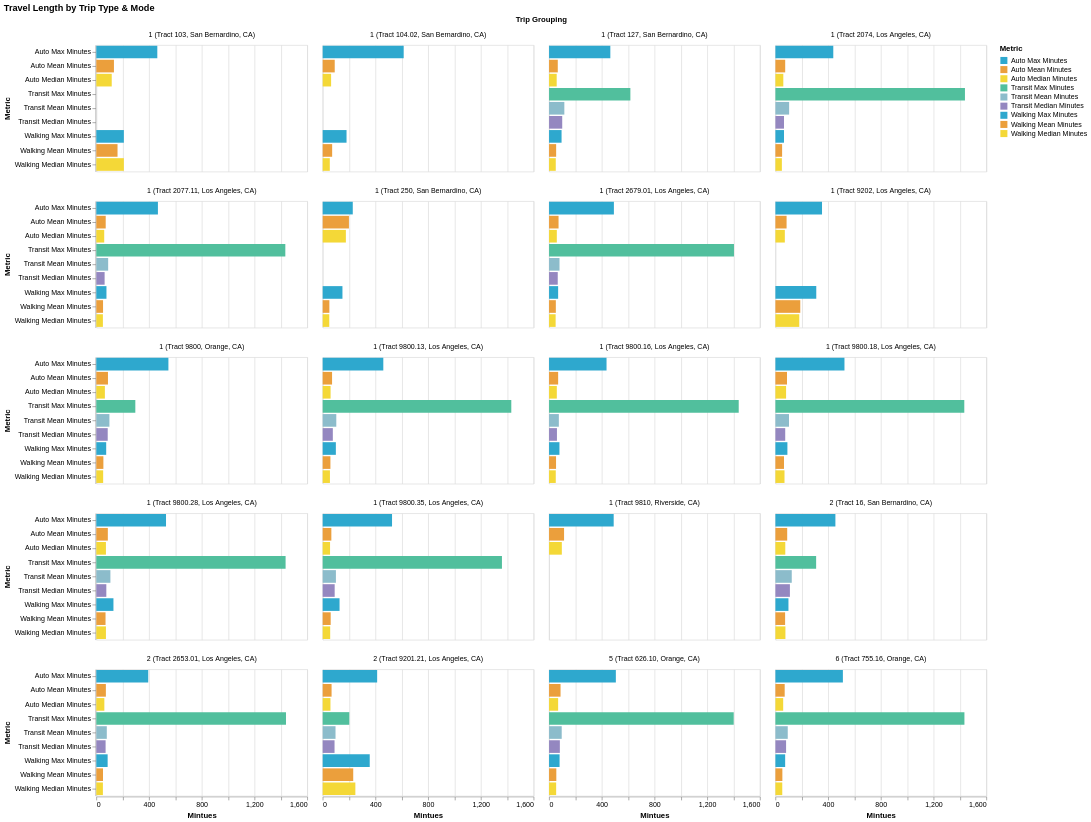

The cell this chart's notebook holds for it:
### Code cell
alt.Chart(summary_long_all_min).mark_bar().encode(
    x="Mintues:Q",
    y="Metric:O",
    color=alt.Color("Metric:N", scale=alt.Scale(range=cp.CALITP_CATEGORY_BRIGHT_COLORS)),
    # row="Trip Grouping:O",
    facet=alt.Facet('Trip Grouping:O').columns(4),
).properties(title="Travel Length by Trip Type & Mode")

### Figure 1 — Vega specification as saved in the notebook (floating-point values rounded to 4 significant figures; data arrays with more than 128 entries replaced by an {"elided": "..."} marker saying what was removed)
{"$schema": "https://vega.github.io/schema/vega/v5.json", "data": [{"name": "source_0", "values": {"elided": "162 records"}}, {"name": "facet_domain", "values": [{"Trip Grouping": "1 (Tract 127, San Bernardino, CA)", "count": 9}, {"Trip Grouping": "1 (Tract 9202, Los Angeles, CA)", "count": 6}, {"Trip Grouping": "1 (Tract 9800.28, Los Angeles, CA)", "count": 9}, {"Trip Grouping": "1 (Tract 2074, Los Angeles, CA)", "count": 9}, {"Trip Grouping": "1 (Tract 9800.16, Los Angeles, CA)", "count": 9}, {"Trip Grouping": "1 (Tract 103, San Bernardino, CA)", "count": 6}, {"Trip Grouping": "2 (Tract 9201.21, Los Angeles, CA)", "count": 9}, {"Trip Grouping": "1 (Tract 9800.35, Los Angeles, CA)", "count": 9}, {"Trip Grouping": "1 (Tract 250, San Bernardino, CA)", "count": 6}, {"Trip Grouping": "1 (Tract 104.02, San Bernardino, CA)", "count": 6}, {"Trip Grouping": "2 (Tract 16, San Bernardino, CA)", "count": 9}, {"Trip Grouping": "6 (Tract 755.16, Orange, CA)", "count": 9}, {"Trip Grouping": "1 (Tract 9800.13, Los Angeles, CA)", "count": 9}, {"Trip Grouping": "1 (Tract 2077.11, Los Angeles, CA)", "count": 9}, {"Trip Grouping": "5 (Tract 626.10, Orange, CA)", "count": 9}, {"Trip Grouping": "1 (Tract 9800.18, Los Angeles, CA)", "count": 9}, {"Trip Grouping": "1 (Tract 9800, Orange, CA)", "count": 9}, {"Trip Grouping": "1 (Tract 2679.01, Los Angeles, CA)", "count": 9}, {"Trip Grouping": "2 (Tract 2653.01, Los Angeles, CA)", "count": 9}, {"Trip Grouping": "1 (Tract 9810, Riverside, CA)", "count": 3}]}, {"name": "facet_domain_row", "values": [{"data": 0.0}, {"data": 1.0}, {"data": 2.0}, {"data": 3.0}, {"data": 4.0}]}, {"name": "facet_domain_column", "transform": [{"type": "sequence", "start": 0.0, "stop": {"signal": "min(length(data(\"facet_domain\")), 4)"}}]}, {"name": "source_0_y_domain_Metric", "values": [{"Metric": "Auto Mean Minutes"}, {"Metric": "Auto Median Minutes"}, {"Metric": "Auto Max Minutes"}, {"Metric": "Transit Mean Minutes"}, {"Metric": "Transit Median Minutes"}, {"Metric": "Transit Max Minutes"}, {"Metric": "Walking Mean Minutes"}, {"Metric": "Walking Median Minutes"}, {"Metric": "Walking Max Minutes"}]}, {"name": "source_0_color_domain_Metric", "values": [{"Metric": "Auto Mean Minutes"}, {"Metric": "Auto Median Minutes"}, {"Metric": "Auto Max Minutes"}, {"Metric": "Transit Mean Minutes"}, {"Metric": "Transit Median Minutes"}, {"Metric": "Transit Max Minutes"}, {"Metric": "Walking Mean Minutes"}, {"Metric": "Walking Median Minutes"}, {"Metric": "Walking Max Minutes"}]}], "signals": [{"name": "child_width", "value": 300}, {"name": "y_step", "value": 20}, {"name": "child_height", "update": "bandspace(domain('y').length, 0.1, 0.05) * y_step"}], "marks": [{"type": "group", "name": "facet-title", "title": {"text": "Trip Grouping", "offset": 10, "style": "guide-title"}, "role": "column-title"}, {"type": "group", "name": "row_header", "from": {"data": "facet_domain_row"}, "encode": {"update": {"height": {"signal": "child_height"}}}, "axes": [{"scale": "y", "zindex": 0, "orient": "left", "grid": false, "title": "Metric"}], "role": "row-header"}, {"type": "group", "name": "column_footer", "from": {"data": "facet_domain_column"}, "encode": {"update": {"width": {"signal": "child_width"}}}, "axes": [{"scale": "x", "grid": false, "labelOverlap": true, "orient": "bottom", "title": "Mintues", "zindex": 0, "tickCount": {"signal": "ceil(child_width/40)"}, "labelFlush": true}], "role": "column-footer"}, {"type": "group", "name": "cell", "from": {"facet": {"data": "source_0", "name": "facet", "groupby": ["Trip Grouping"]}}, "sort": {"field": ["datum[\"Trip Grouping\"]"], "order": ["ascending"]}, "encode": {"update": {"height": {"signal": "child_height"}, "width": {"signal": "child_width"}}}, "marks": [{"type": "rect", "name": "child_marks", "from": {"data": "facet"}, "encode": {"update": {"x2": {"field": "Mintues_start", "scale": "x"}, "height": {"signal": "max(0.25, bandwidth('y'))"}, "x": {"field": "Mintues_end", "scale": "x"}, "y": {"field": "Metric", "scale": "y"}, "fill": {"field": "Metric", "scale": "color"}}}, "style": ["bar"]}], "axes": [{"scale": "x", "tickCount": {"signal": "ceil(child_width/40)"}, "aria": false, "maxExtent": 0, "minExtent": 0, "gridScale": "y", "orient": "bottom", "domain": false, "ticks": false, "grid": true, "zindex": 0, "labels": false}], "title": {"text": {"signal": "isValid(parent[\"Trip Grouping\"]) ? parent[\"Trip Grouping\"] : \"\"+parent[\"Trip Grouping\"]"}, "style": "guide-label", "offset": 10, "frame": "group"}, "style": "cell"}], "scales": [{"name": "x", "type": "linear", "domain": {"data": "source_0", "fields": ["Mintues_start", "Mintues_end"]}, "range": [0, {"signal": "child_width"}], "zero": true, "nice": true}, {"name": "y", "type": "band", "domain": {"data": "source_0_y_domain_Metric", "field": "Metric", "sort": true}, "range": {"step": {"signal": "y_step"}}, "paddingOuter": 0.05, "paddingInner": 0.1}, {"name": "color", "type": "ordinal", "domain": {"data": "source_0_color_domain_Metric", "field": "Metric", "sort": true}, "range": ["#2EA8CE", "#EB9F3C", "#F4D837", "#51BF9D", "#8CBCCB", "#9487C0"]}], "title": {"text": "Travel Length by Trip Type & Mode", "anchor": "start"}, "background": "white", "legends": [{"fill": "color", "symbolType": "square", "title": "Metric"}], "padding": 5, "layout": {"padding": 20, "bounds": "full", "align": "all", "columns": 4}}
